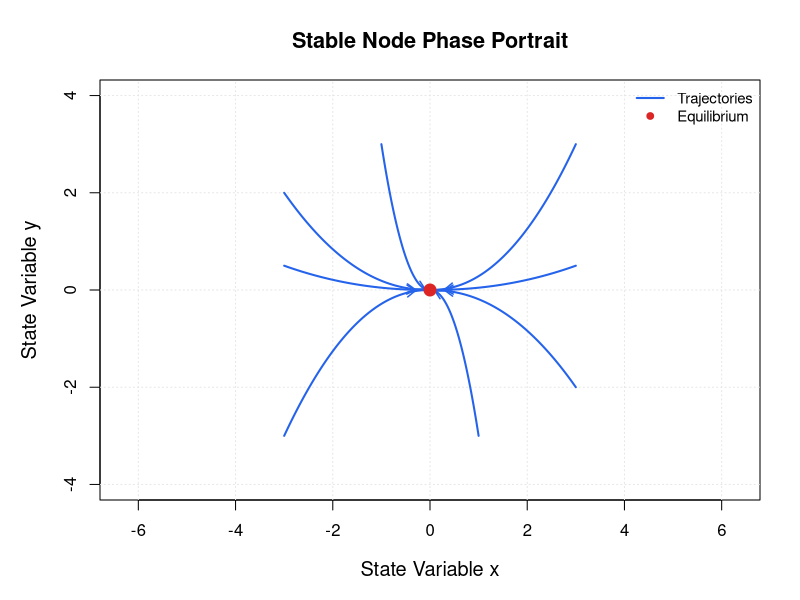
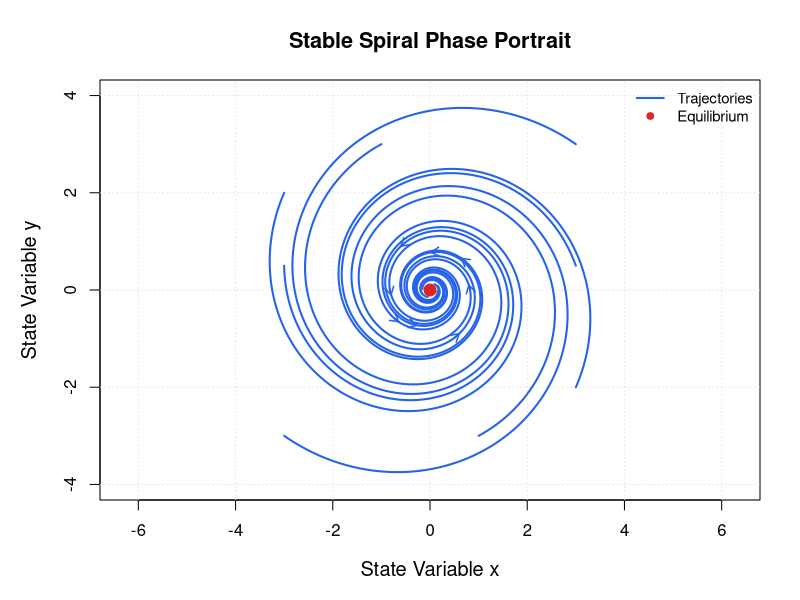
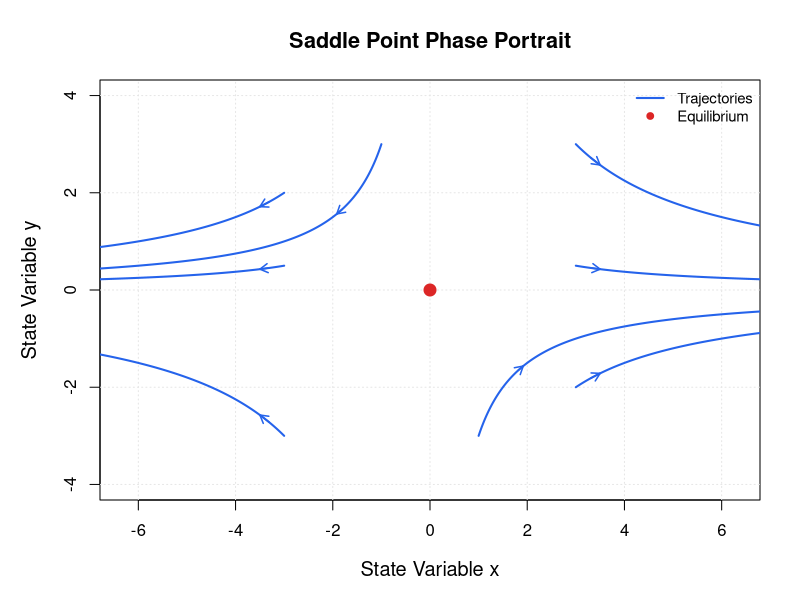
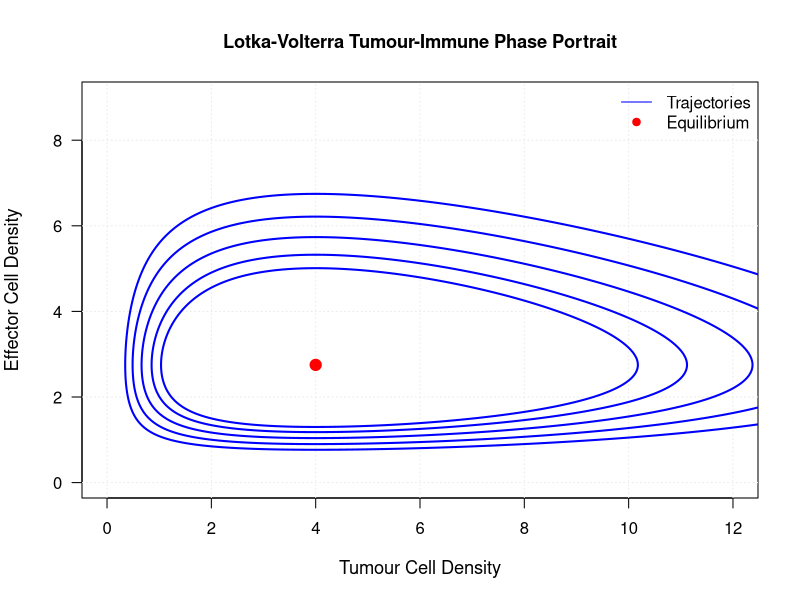

Generate these figures, in order, with R:
## ---- chunk 1

phase_plot <- function(A, title, initials, tmax) {

  oldpar <- par(no.readonly = TRUE)
  on.exit(par(oldpar))

  par(mar = c(5, 5, 4, 2))

  plot(
    NA,
    xlim = c(-4, 4),
    ylim = c(-4, 4),
    xlab = "State Variable x",
    ylab = "State Variable y",
    main = title,
    asp = 1,
    cex.main = 1.3,
    cex.lab = 1.2,
    cex.axis = 1
  )

  grid(col = "gray90")

  dt <- 0.01
  steps <- round(tmax / dt)

  for (initial in initials) {

    trajectory <- matrix(
      NA_real_,
      nrow = steps + 1,
      ncol = 2
    )

    trajectory[1, ] <- initial

    for (i in 1:steps) {

      state <- trajectory[i, ]

      k1 <- as.vector(A %*% state)
      k2 <- as.vector(A %*% (state + dt*k1/2))
      k3 <- as.vector(A %*% (state + dt*k2/2))
      k4 <- as.vector(A %*% (state + dt*k3))

      trajectory[i+1, ] <- state +
        dt*(k1 + 2*k2 + 2*k3 + k4)/6
    }

    lines(
      trajectory[,1],
      trajectory[,2],
      col = "#2563EB",
      lwd = 2
    )

    visible <- which(
      trajectory[,1] > -3.8 &
      trajectory[,1] < 3.8 &
      trajectory[,2] > -3.8 &
      trajectory[,2] < 3.8
    )

    if (length(visible) > 20) {

      k <- visible[round(length(visible)*0.45)]
      j <- min(k + 8, nrow(trajectory))

      arrows(
        trajectory[k,1],
        trajectory[k,2],
        trajectory[j,1],
        trajectory[j,2],
        length = 0.09,
        col = "#2563EB",
        lwd = 1.5
      )
    }
  }

  points(
    0, 0,
    pch = 19,
    col = "#DC2626",
    cex = 1.6
  )

  legend(
    "topright",
    legend = c("Trajectories", "Equilibrium"),
    col = c("#2563EB", "#DC2626"),
    lty = c(1, NA),
    pch = c(NA, 19),
    lwd = c(2, NA),
    bty = "n",
    cex = 0.9
  )
}

initials <- list(
  c(-3, -3),
  c(-3, 2),
  c(3, 3),
  c(3, -2),
  c(-1, 3),
  c(1, -3),
  c(-3, 0.5),
  c(3, 0.5)
)

A_node <- matrix(
  c(-0.7, 0,
    0, -1.5),
  nrow = 2,
  byrow = TRUE
)

A_spiral <- matrix(
  c(-0.25, -1.4,
    1.4, -0.25),
  nrow = 2,
  byrow = TRUE
)

A_saddle <- matrix(
  c(0.7, 0,
    0, -0.7),
  nrow = 2,
  byrow = TRUE
)
## ---- chunk 2
phase_plot(
  A_node,
  "Stable Node Phase Portrait",
  initials,
  7
)
## ---- chunk 3
phase_plot(
  A_spiral,
  "Stable Spiral Phase Portrait",
  initials,
  12
)
## ---- chunk 4
phase_plot(
  A_saddle,
  "Saddle Point Phase Portrait",
  initials,
  4
)
## ---- chunk 5

# Model parameters
rho <- 1.1
eta <- 0.4
alpha <- 0.1
delta <- 0.4

# Lotka-Volterra tumour-immune equations
lotka_volterra <- function(T, E) {
  dT <- rho*T - eta*T*E
  dE <- alpha*T*E - delta*E
  return(c(dT, dE))
}

# Time settings
dt <- 0.01
steps <- 10000

# Initial populations
initial_conditions <- list(
  c(4, 1.3),
  c(5, 1.2),
  c(6, 1.1),
  c(7, 1.0),
  c(8, 0.9)
)

# Create phase plot
plot(
  NA,
  xlim = c(0, 12),
  ylim = c(0, 9),
  xlab = "Tumour Cell Density",
  ylab = "Effector Cell Density",
  main = "Lotka-Volterra Tumour-Immune Phase Portrait",
  cex.main = 1.1,
  cex.lab = 1.1,
  las = 1
)

grid(col = "gray92")

# Solve and plot trajectories
for (initial in initial_conditions) {

  T <- numeric(steps + 1)
  E <- numeric(steps + 1)

  T[1] <- initial[1]
  E[1] <- initial[2]

  for (i in 1:steps) {

    k1 <- lotka_volterra(T[i], E[i])

    k2 <- lotka_volterra(
      T[i] + dt*k1[1]/2,
      E[i] + dt*k1[2]/2
    )

    k3 <- lotka_volterra(
      T[i] + dt*k2[1]/2,
      E[i] + dt*k2[2]/2
    )

    k4 <- lotka_volterra(
      T[i] + dt*k3[1],
      E[i] + dt*k3[2]
    )

    T[i+1] <- T[i] + dt/6 *
      (k1[1] + 2*k2[1] + 2*k3[1] + k4[1])

    E[i+1] <- E[i] + dt/6 *
      (k1[2] + 2*k2[2] + 2*k3[2] + k4[2])
  }

  lines(T, E, col = "blue", lwd = 2)
}

# Coexistence equilibrium
T_eq <- delta/alpha
E_eq <- rho/eta

points(
  T_eq, E_eq,
  col = "red",
  pch = 19,
  cex = 1.5
)

legend(
  "topright",
  legend = c("Trajectories", "Equilibrium"),
  col = c("blue", "red"),
  lty = c(1, NA),
  pch = c(NA, 19),
  bty = "n"
)
